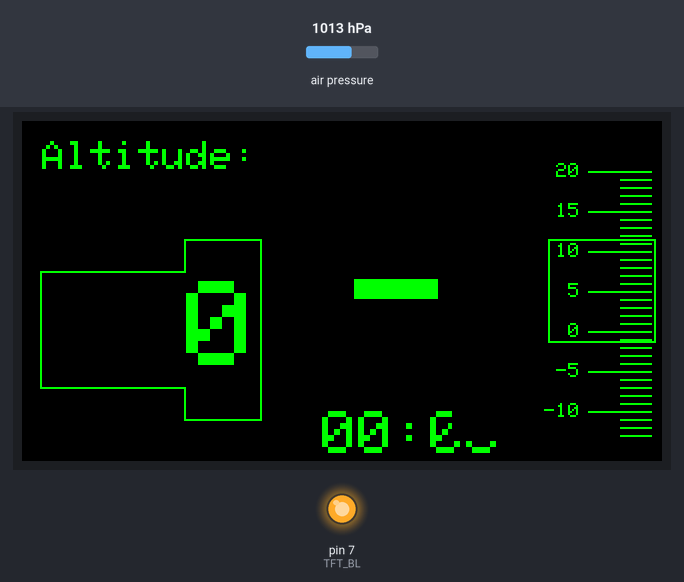
This sketch was run on a simulated Arduino Uno, built with avr-gcc and run on an emulated ATmega328P. Parts: 320×170 colour display, output pins drawn as LEDs (lit = HIGH). The test bench sets the inputs (shaded band); at power-on: air pressure 1013 hPa.

Above: at 7.0 s.
7.1 s: air pressure set to 952 hPa
At 8.6 s:
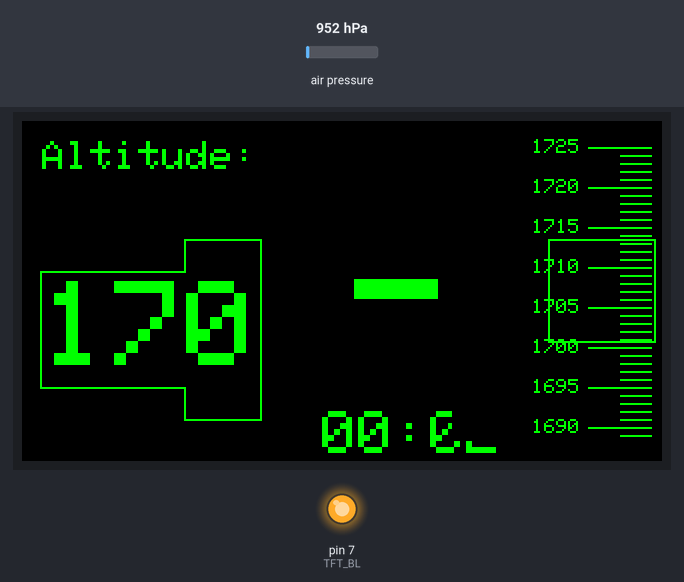
9.0 s: air pressure set to 975 hPa
At 10.7 s:
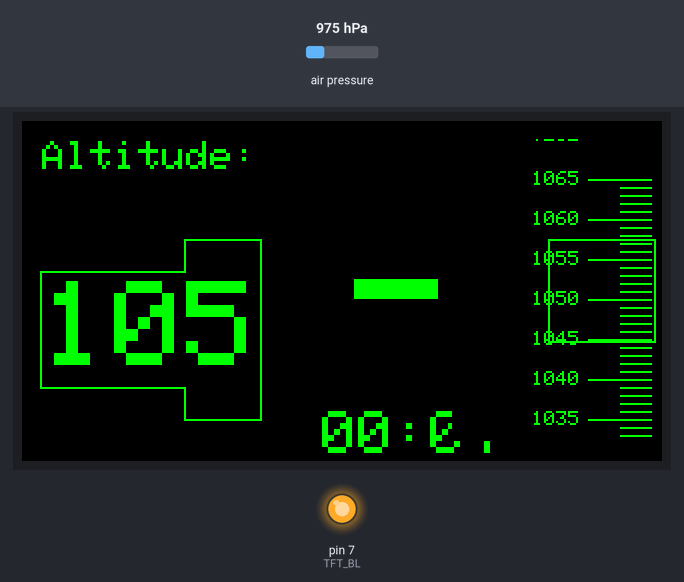
10.8 s: air pressure set to 1000 hPa
At 12.9 s:
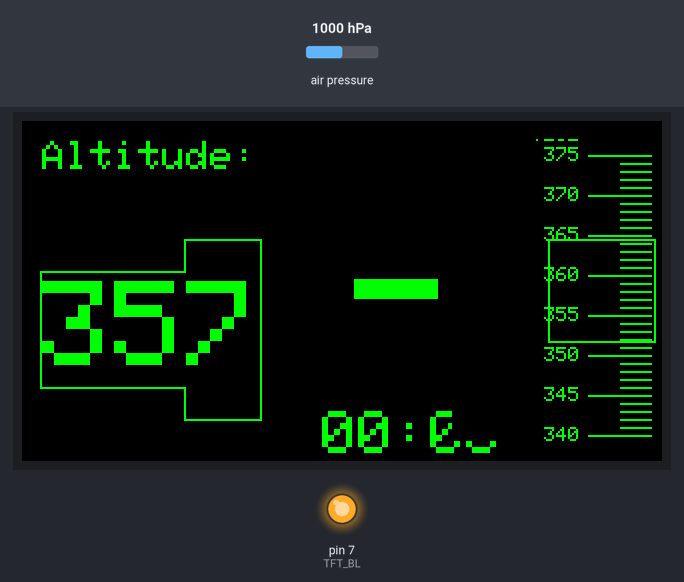
Timing chart, 0 to 14.4 s (numbered marks = the images above; inputs shaded):
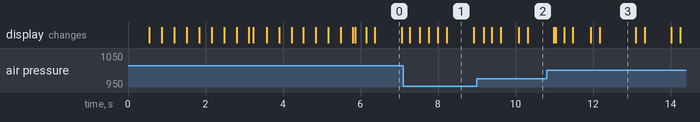

The sketch:

ArdNanoAltTapeVERSION2GOODSTABLE.ino
```cpp
#include <Wire.h>
#include <SPI.h>
#include <Adafruit_GFX.h>
#include <Adafruit_ST7789.h>
#include <Adafruit_BMP280.h>

// —— PIN CONFIG ——
#define TFT_CS    10
#define TFT_DC     9
#define TFT_RST    8
#define TFT_BL     7

// —— COLOR CONSTANTS ——
#define MIL_GREEN 0x07E0
#define BLACK     ST77XX_BLACK
#define ORANGE    0xFD20

// —— DISPLAY & SENSOR ——
Adafruit_ST7789 tft = Adafruit_ST7789(TFT_CS, TFT_DC, TFT_RST);
Adafruit_BMP280  bmp;

// —— CALIBRATION & STATE ——
float groundAltitude_m = 0;
int   prev_alt_ft      = 0;

// —— LOW ALT WARNING ——
const unsigned long LOWALT_DURATION_MS = 3000;
bool           lowAltActive = false;
unsigned long  lowAltStartMs = 0;

// —— Digit‐refresh globals ——
char    prevAltStr[4] = "   ";
int     charW, charH;
const int charX0 = 10, charY0 = 80;

// —— Clipping bounds ——
int clipYMin[3], clipYMax[3];

// —— Tape (right) params ——
#define FT_PER_TICK      5
#define PX_PER_TICK     20
#define SUB_PX          (PX_PER_TICK/FT_PER_TICK)
#define TAPE_WIDTH      40
#define TAPE_X         (tft.width() - TAPE_WIDTH - 5)
#define TAPE_Y          10
#define TAPE_H         (tft.height() - 20)
#define TAPE_CLEAR_LEFT 60
#define TAPE_CLEAR_W    (TAPE_WIDTH + TAPE_CLEAR_LEFT)

// —— Trend‐icon params ——
#define ICON_W            55
#define ICON_H            55
#define ICON_X         (TAPE_X - ICON_W - 60)
#define ICON_Y         (TAPE_Y + (TAPE_H - ICON_H)/2)
#define TREND_INTERVAL_MS 1000

unsigned long lastTrendTime = 0;
int            lastTrendFt  = 0;

// —— Timer params ——
const unsigned long TIMER_DURATION = 5UL * 60 * 1000;  // 5 minutes
unsigned long       timerStartMs;
char                lastTimerStr[6] = "";

// —— Forward declarations ——
void updateAltitudeDigits(int alt_ft, int delta_ft);
void drawTrendIcon(int delta);
void drawDigitOutline();
void testData();
void drawTape();
void drawTimer();

void setup() {
  pinMode(TFT_BL, OUTPUT);
  digitalWrite(TFT_BL, HIGH);
  Wire.begin();

  tft.init(170, 320);
  tft.setRotation(1);
  tft.fillScreen(BLACK);

  // measure digit size
  tft.setTextSize(6);
  { int16_t bx,by; uint16_t bw,bh;
    tft.getTextBounds("0", charX0, charY0, &bx,&by,&bw,&bh);
    charW = bw; charH = bh;
  }

  // compute clip bounds
  const int pad[3] = {6, 10, 20};
  for (int i = 0; i < 3; i++) {
    clipYMin[i] = charY0 - pad[i];
    clipYMax[i] = charY0 + charH + pad[i];
  }

  tft.setTextColor(MIL_GREEN);
  tft.setTextSize(2);
  tft.setCursor(10,10);
  tft.print("Altitude:");

  if (!bmp.begin(0x76) && !bmp.begin(0x77)) {
    tft.setTextSize(2);
    tft.setCursor(0,50);
    tft.println("BMP280 FAIL");
    while(1);
  }

  testData();
  prev_alt_ft = 0;
  lastTrendFt = 0;
  memset(prevAltStr,' ',3);

  timerStartMs = millis();
}

void loop() {
  float alt_m  = bmp.readAltitude(1013.25) - groundAltitude_m;
  int   alt_ft = (int)(alt_m * 3.28084);
  int   delta  = alt_ft - prev_alt_ft;
  unsigned long now = millis();

  if (alt_ft < 20 && alt_ft > 2) {  //if between altitude 5 and 20, LOW ALT warning comes on
    if (!lowAltActive) {
      lowAltActive  = true;
      lowAltStartMs = now;
    }
  }
  if (lowAltActive && now - lowAltStartMs >= LOWALT_DURATION_MS) {
    lowAltActive = false;
  }

  updateAltitudeDigits(alt_ft, delta);
  drawDigitOutline();

  if (now - lastTrendTime >= TREND_INTERVAL_MS) {
    drawTrendIcon(delta);
    lastTrendFt   = alt_ft;
    lastTrendTime = now;
  }

    // —— draw the tape BEFORE the LOW ALT text ——
  drawTape();

  drawTimer();    //timer drawn aftter tape as it is located close and would get clipped if not

  // —— always clear the LOW ALT area ——
  const char* msg = "LOW ALT";
  tft.setTextSize(2);
  tft.setTextColor(ORANGE, BLACK);
  int16_t bx, by; uint16_t bw, bh;
  tft.getTextBounds(msg, 140, 20, &bx, &by, &bw, &bh);
  tft.fillRect(140, 20, bw, bh, BLACK);

  // —— only re-draw it if still active ——
  if (lowAltActive) {
    tft.setCursor(140, 20);
    tft.print(msg);
  }


  prev_alt_ft = alt_ft;
  delay(200);
}

// Animate digits
void updateAltitudeDigits(int alt_ft, int delta_ft) {
  char newStr[4];
  snprintf(newStr, sizeof(newStr), "%3d", alt_ft);
  tft.setTextSize(6);
  tft.setTextColor(MIL_GREEN);

  int changed[3], n = 0;
  for (int i = 0; i < 3; i++) {
    if (newStr[i] != prevAltStr[i]) changed[n++] = i;
  }
  if (n == 0) return;

  int anim = changed[0];
  for (int k = 0; k < n; k++) {
    int i = changed[k];
    if (i == anim) continue;
    int x = charX0 + i*charW;
    tft.fillRect(x, charY0-charH, charW, charH*3, BLACK);
    tft.setCursor(x, charY0);
    tft.print(newStr[i]);
    prevAltStr[i] = newStr[i];
  }

  int i = anim;
  int x0 = charX0 + i*charW, y0 = charY0;
  char oldC = prevAltStr[i], newC = newStr[i];
  const int frames = 8, clearH = charH*3;

  for (int f = 0; f <= frames; f++) {
    tft.fillRect(x0, y0-charH, charW, clearH, BLACK);
    float t = (float)f / frames;
    int off = (int)(t*charH);
    int y_old = (delta_ft>0) ? y0+off : y0-off;
    int y_new = (delta_ft>0) ? y0+off-charH : y0-off+charH;

    if (oldC!=' ' && y_old>=clipYMin[i] && y_old<=clipYMax[i]-charH) {
      tft.setCursor(x0, y_old);
      tft.print(oldC);
    }
    if (newC!=' ' && y_new>=clipYMin[i] && y_new<=clipYMax[i]-charH) {
      tft.setCursor(x0, y_new);
      tft.print(newC);
    }
    delay(20);
  }

  tft.fillRect(x0, y0-charH, charW, clearH, BLACK);
  tft.setCursor(x0, y0);
  tft.print(newC);
  prevAltStr[i] = newC;
}

// Draw polygon outline
void drawDigitOutline() {
  const int pad1 = 4, pad2 = 20;
  int x0 = charX0 - 1, x1 = charX0 + 2*charW - 1, x2 = charX0 + 3*charW + 1;
  int y1 = charY0 - pad1 - 1, y2 = charY0 - pad2 - 1;
  int y3 = charY0 + charH + pad1 + 1, y4 = charY0 + charH + pad2 + 1;
  tft.drawLine(x0,y1,x1,y1,MIL_GREEN);
  tft.drawLine(x1,y1,x1,y2,MIL_GREEN);
  tft.drawLine(x1,y2,x2,y2,MIL_GREEN);
  tft.drawLine(x2,y2,x2,y4,MIL_GREEN);
  tft.drawLine(x2,y4,x1,y4,MIL_GREEN);
  tft.drawLine(x1,y4,x1,y3,MIL_GREEN);
  tft.drawLine(x1,y3,x0,y3,MIL_GREEN);
  tft.drawLine(x0,y3,x0,y1,MIL_GREEN);
}

// Draw trend icon
void drawTrendIcon(int delta) {
  tft.fillRect(ICON_X, ICON_Y, ICON_W, ICON_H, BLACK);
  int cx = ICON_X + ICON_W/2, cy = ICON_Y + ICON_H/2, r = ICON_W/2 - 6;
  if      (delta >  1) tft.fillTriangle(cx,cy-r, cx-r,cy+r, cx+r,cy+r, MIL_GREEN);
  else if (delta < -1) tft.fillTriangle(cx,cy+r, cx-r,cy-r, cx+r,cy-r, MIL_GREEN);
  else                  tft.fillRect   (cx-r,cy-r/4, r*2,   r/2,    MIL_GREEN);
}

// Draw altitude tape
void drawTape(){
  int alt = prev_alt_ft;
  tft.fillRect(TAPE_X-TAPE_CLEAR_LEFT, TAPE_Y, TAPE_CLEAR_W, TAPE_H, BLACK);
  int tickOffset = PX_PER_TICK - ((alt%FT_PER_TICK)*PX_PER_TICK)/FT_PER_TICK;
  int centerY = TAPE_Y+TAPE_H/2;
  int halfMaj = (TAPE_H/2)/PX_PER_TICK + 1;
  int baseVal = (alt/FT_PER_TICK)*FT_PER_TICK;
  tft.setTextSize(1);
  tft.setTextColor(MIL_GREEN);
  for(int i=-halfMaj;i<=halfMaj;i++){
    int y = centerY + i*PX_PER_TICK + tickOffset;
    if(y<TAPE_Y||y>TAPE_Y+TAPE_H) continue;
    tft.drawFastHLine(TAPE_X+8,y,TAPE_WIDTH-8,MIL_GREEN);
    char buf[6]; snprintf(buf,6,"%d",baseVal - i*FT_PER_TICK);
    int16_t bx,by; uint16_t bw,bh;
    tft.getTextBounds(buf,0,0,&bx,&by,&bw,&bh);
    tft.setCursor((TAPE_X+8)-4-bw,y - bh/2);
    tft.print(buf);
    for(int s=1;s<FT_PER_TICK;s++){
      int ys=y+s*SUB_PX;
      if(ys<TAPE_Y||ys>TAPE_Y+TAPE_H) continue;
      tft.drawFastHLine(
        TAPE_X+TAPE_WIDTH-(TAPE_WIDTH-8)/2,
        ys,(TAPE_WIDTH-8)/2,MIL_GREEN);
    }
  }
  int winY = centerY - (PX_PER_TICK+6);
  int winH = PX_PER_TICK*2 + 12;
  tft.drawRect(TAPE_X-12,winY,TAPE_WIDTH+14,winH,MIL_GREEN);
}

// Draw countdown timer
void drawTimer(){
  const int TX=150, TY=145;    //manually drawn below Altitude-change indicator
  unsigned long elapsed = millis() - timerStartMs;
  if(elapsed > TIMER_DURATION) elapsed = TIMER_DURATION;
  unsigned int m = elapsed/60000, s = (elapsed%60000)/1000;
  char buf[6]; sprintf(buf,"%02u:%02u",m,s);
  if(strcmp(buf, lastTimerStr)){
    strcpy(lastTimerStr, buf);
    tft.setTextSize(3);
    int16_t bx,by; uint16_t bw,bh;
    tft.getTextBounds(buf,0,0,&bx,&by,&bw,&bh);
    tft.fillRect(TX,TY,bw,bh,BLACK);
    tft.setTextColor(MIL_GREEN,BLACK);
    tft.setCursor(TX,TY);
    tft.print(buf);
  }
}

// Startup sweep 30→0 for calibration
void testData(){
  float sum=0; int cnt=0;
  tft.fillRect(charX0, charY0-charH, charW*3, charH*3, BLACK);
  memset(prevAltStr,' ',3);
  for(int alt=20; alt>=0; alt--){
    updateAltitudeDigits(alt, -1);
    drawDigitOutline();
    delay(30);
    sum += bmp.readAltitude(1013.25);
    cnt++;
  }
  groundAltitude_m = sum / cnt;
  tft.fillRect(charX0, charY0-charH, charW*3, charH*3, BLACK);
  memset(prevAltStr,' ',3);
}
```

Measured:
- what the display in image 0 shows lasts 0.7 s, from 6.4 s to 7.1 s
- what the display in image 3 shows lasts 0.9 s, from 12.2 s to 13.1 s
